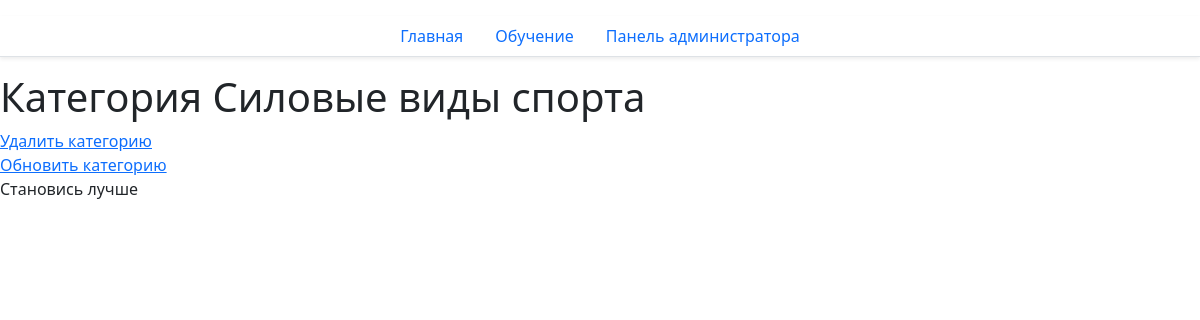
Page /site/categories/3/ on the earlier database version.
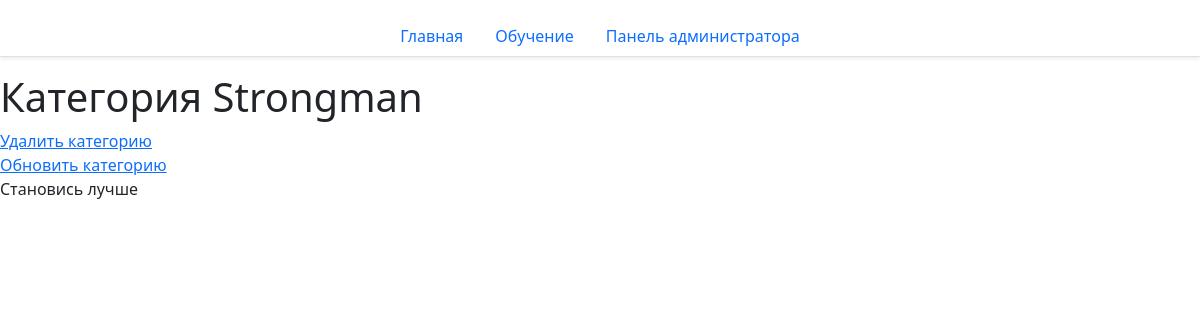
Same page on the later database version.
### site_app/models.py (models this page shows, shortened)
class Category(models.Model):
    name = models.CharField(max_length=100, unique=True, verbose_name="Название")
    class Meta:
        verbose_name_plural = 'Категории'
        ordering = ["pk"]

### site_app/views.py (the view)
# urls.py: path("categories/<int:pk>/", CategoryDetailView.as_view(), name="category-detail"),
class CategoryDetailView(DetailView):
    model = Category
    template_name = "site_app/categories_detail.html"
    context_object_name = 'category_detail'

### site_app/templates/site_app/categories_detail.html (shortened to what this page needs)
{% extends 'site_app/base.html' %}
{% block body %}
  <h1>Категория {{ category_detail.name }}</h1>
<div>
    <a href="{% url 'site_app:category-delete' pk=category_detail.pk %}"
    >Удалить категорию</a>
</div>
<div>
    <a href="{% url 'site_app:category-edit' pk=category_detail.pk %}"
    >Обновить категорию</a>
</div>
{% endblock %}

Differences in the rows shown:
changed Category: name "Силовые виды спорта" → "Strongman"
